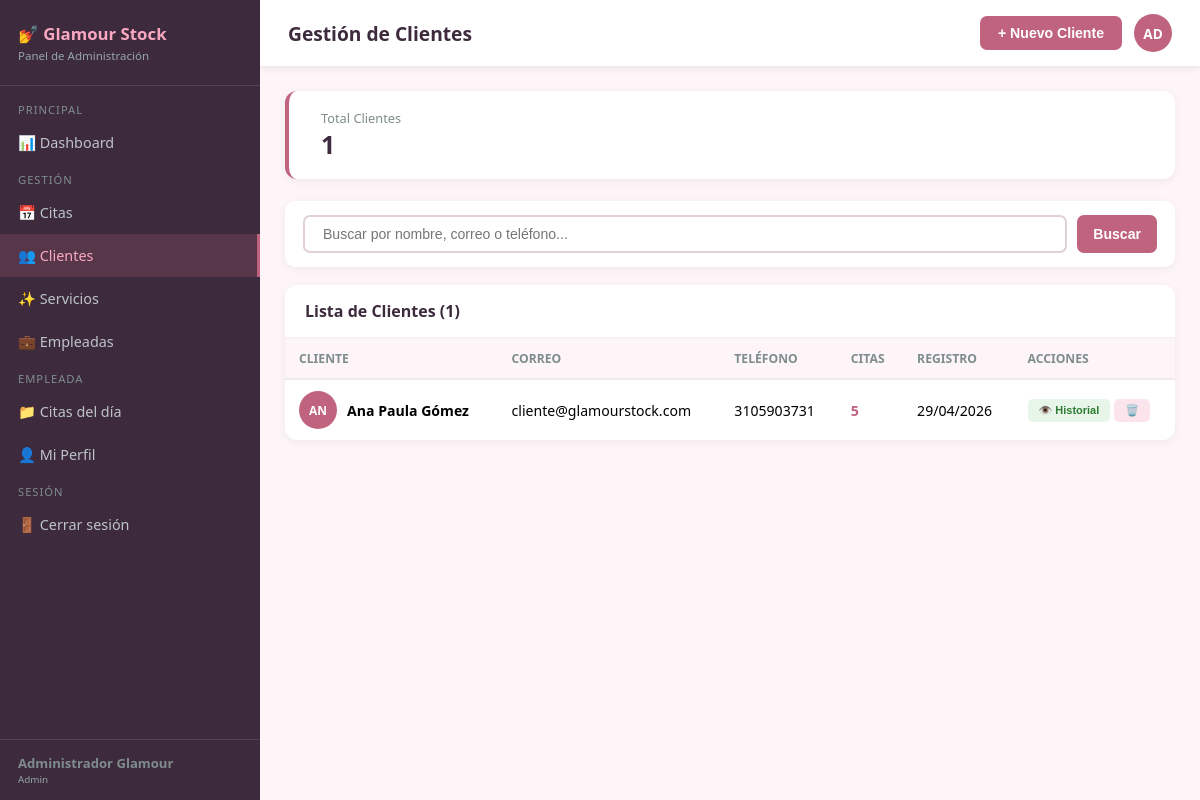
The page /index.php?controller=admin&action=clientes (signed in) on the database its author committed.
### tables this page shows
CREATE TABLE `usuarios` (
  `id`             int NOT NULL AUTO_INCREMENT,
  `nombre`         varchar(100) NOT NULL,
  `correo`         varchar(100) NOT NULL,
  `telefono`       varchar(20) DEFAULT NULL,
  `contraseña`     varchar(255) NOT NULL,
  `rol`            enum('admin','empleado','cliente') NOT NULL DEFAULT 'cliente',
  `activo`         tinyint(1) NOT NULL DEFAULT '1',
  `fecha_registro` timestamp NOT NULL DEFAULT CURRENT_TIMESTAMP,
  PRIMARY KEY (`id`),
  UNIQUE KEY `correo` (`correo`)
);

### controllers/AdminController.php (called while the page is built, shortened)
<?php
require_once __DIR__ . '/../includes/Auth.php';
require_once __DIR__ . '/../models/ClienteModel.php';
class AdminController {
    public function clientes() {
        $usuario   = Auth::usuarioActual();
        $cm        = new ClienteModel();
        $busqueda  = trim($_GET['buscar'] ?? '');
        $clientes  = $cm->buscar($busqueda);
        $total     = $cm->total();
        require_once __DIR__ . '/../views/admin/clientes.php';
    }
}

### includes/Auth.php (called while the page is built, shortened)
<?php
require_once __DIR__ . '/../config/db.php';
class Auth {
    public static function usuarioActual(): array {
        return $_SESSION['gs_user'] ?? [];
    }
}

### config/db.php (called while the page is built, shortened)
<?php
class Database {
    private static $instance = null;
    private $conn;
    private function __construct() {
        try {
            $dsn = "mysql:host=" . DB_HOST . ";dbname=" . DB_NAME . ";charset=" . DB_CHARSET;
            $options = [
                PDO::ATTR_ERRMODE            => PDO::ERRMODE_EXCEPTION,
                PDO::ATTR_DEFAULT_FETCH_MODE => PDO::FETCH_ASSOC,
                PDO::ATTR_EMULATE_PREPARES   => false,
            ];
            $this->conn = new PDO($dsn, DB_USER, DB_PASS, $options);
        } catch (PDOException $e) {
            error_log("Error de conexión: " . $e->getMessage());
            die("Error de conexión a la base de datos.");
        }
    }
    public static function getInstance() {
        if (self::$instance === null) {
            self::$instance = new self();
        }
        return self::$instance;
    }
    public function getConnection() {
        return $this->conn;
    }
}
function getDB() {
    return Database::getInstance()->getConnection();
}

### models/ClienteModel.php (called while the page is built, shortened)
<?php
require_once __DIR__ . '/../config/db.php';
class ClienteModel {
    private $db;
    public function __construct() {
        $this->db = getDB();
    }
    public function buscar($busqueda = '') {
        $sql    = "SELECT u.*, (SELECT COUNT(*) FROM citas c WHERE c.usuario_id=u.id) as total_citas
                   FROM usuarios u WHERE u.rol='cliente' AND u.activo=1";
        $params = [];
        $sql .= " ORDER BY u.nombre";
        $stmt = $this->db->prepare($sql);
        $stmt->execute($params);
        return $stmt->fetchAll();
    }
    public function total() {
        return $this->db->query("SELECT COUNT(*) FROM usuarios WHERE rol='cliente' AND activo=1")->fetchColumn();
    }
}

### views/admin/clientes.php (the view, shortened to what this page needs)
<!DOCTYPE html>
<html lang="es">
<head>
<link rel="stylesheet" href="public/css/main.css">
</head>
<body>
<?php require_once __DIR__ . '/../_menu.php'; ?>
<div class="main">
  <div class="topbar">
    <div class="topbar-title"> Gestión de Clientes</div>
    <?php if($usuario['rol']==='admin'): ?>
    <div class="topbar-right">
      <button class="btn-primary" onclick="abrirModal()">+ Nuevo Cliente</button>
      <div class="avatar"><?= strtoupper(substr($usuario['nombre'],0,2)) ?></div>
    </div>
    <?php endif; ?>
  </div>
  <div class="content">
    <div class="kpis">
      <div class="kpi pink"><div class="kpi-icon"></div><div><div class="kpi-label">Total Clientes</div><div class="kpi-value"><?= $total ?></div></div></div>
    </div>
    <form method="GET">
      <div class="filter-bar">
        <input type="text" name="buscar" placeholder=" Buscar por nombre, correo o teléfono..." value="<?= htmlspecialchars($busqueda) ?>" style="flex:1">
        <button type="submit">Buscar</button>
      </div>
    </form>
    <div class="panel">
      <div class="panel-header"><div class="panel-title">Lista de Clientes (<?= count($clientes) ?>)</div></div>
      <?php if (empty($clientes)): ?>
      <div class="empty"><div style="font-size:3em"></div><p style="margin-top:12px">No hay clientes</p></div>
      <?php else: ?>
      <div style="overflow-x:auto"><table>
        <thead><tr><th>Cliente</th><th>Correo</th><th>Teléfono</th><th>Citas</th><th>Registro</th><th>Acciones</th></tr></thead>
        <tbody>
        <?php foreach($clientes as $cl): ?>
        <tr>
          <td>
            <div style="display:flex;align-items:center;gap:10px">
              <div class="avatar" style="background:var(--primary)"><?= strtoupper(substr($cl['nombre'],0,2)) ?></div>
              <div style="font-weight:600"><?= htmlspecialchars($cl['nombre']) ?></div>
            </div>
          </td>
          <td><?= htmlspecialchars($cl['correo']) ?></td>
          <td><?= htmlspecialchars($cl['telefono']??'—') ?></td>
          <td><span style="font-weight:700;color:var(--primary)"><?= $cl['total_citas'] ?></span></td>
          <td><?= date('d/m/Y', strtotime($cl['fecha_registro'])) ?></td>
          <td>
            <div style="display:flex;gap:4px">
              <button class="btn-accion btn-ver" onclick="verHistorial(<?= $cl['id'] ?>,'<?= htmlspecialchars(addslashes($cl['nombre'])) ?>')">👁️ Historial</button>
              <?php if($usuario['rol']==='admin'): ?>
              <button class="btn-accion btn-eliminar" onclick="eliminarCliente(<?= $cl['id'] ?>,'<?= htmlspecialchars(addslashes($cl['nombre'])) ?>')">🗑️</button>
              <?php endif; ?>
            </div>
          </td>
        </tr>
        <?php endforeach; ?>
        </tbody>
      </table></div>
      <?php endif; ?>
    </div>
  </div>
</div>
</body>
</html>

### public/css/main.css (style rules this page uses)
*, *::before, *::after { margin:0; padding:0; box-sizing:border-box }
:root { --primary:#c0637e; --primary-dark:#a5506a; --secondary:#3d2b3d; --accent:#f9a8c0; --danger:#e74c3c; --warning:#f39c12; --info:#2980b9; --success:#27ae60; --sidebar-w:260px; --bg:#fdf5f8; }
body { font-family:'Segoe UI',system-ui,sans-serif; background:var(--bg); display:flex; min-height:100vh }
.main { margin-left:var(--sidebar-w); flex:1; display:flex; flex-direction:column; min-width:0 }
.topbar { background:white; padding:14px 28px; display:flex; justify-content:space-between; align-items:center; box-shadow:0 2px 8px rgba(0,0,0,.08); position:sticky; top:0; z-index:100 }
.topbar-title { font-size:1.2em; font-weight:700; color:var(--secondary) }
.topbar-right { display:flex; align-items:center; gap:12px }
.avatar { width:38px; height:38px; border-radius:50%; background:var(--primary); color:white; display:flex; align-items:center; justify-content:center; font-weight:700; font-size:.85em }
.content { padding:25px; flex:1 }
.kpis { display:grid; grid-template-columns:repeat(auto-fit,minmax(190px,1fr)); gap:16px; margin-bottom:22px }
.kpi { background:white; border-radius:12px; padding:18px; box-shadow:0 2px 8px rgba(0,0,0,.06); display:flex; align-items:center; gap:14px; border-left:4px solid transparent }
.kpi.pink { border-color:var(--primary) }
.kpi-label { font-size:.8em; color:#7f8c8d }
.kpi-value { font-size:1.55em; font-weight:700; color:var(--secondary) }
.panel { background:white; border-radius:12px; box-shadow:0 2px 8px rgba(0,0,0,.06); overflow:hidden; margin-bottom:20px }
.panel-header { padding:15px 20px; border-bottom:2px solid #f9f0f3; display:flex; justify-content:space-between; align-items:center }
.panel-title { font-size:1em; font-weight:700; color:var(--secondary) }
table { width:100%; border-collapse:collapse }
th { text-align:left; padding:11px 14px; font-size:.76em; text-transform:uppercase; color:#7f8c8d; background:#fdf5f8; border-bottom:2px solid #f0e8ec }
td { padding:11px 14px; border-bottom:1px solid #f8f0f4; font-size:.88em; vertical-align:middle }
tr:last-child td { border:0 }
.filter-bar { background:white; border-radius:10px; padding:14px 18px; margin-bottom:18px; display:flex; gap:10px; box-shadow:0 2px 8px rgba(0,0,0,.06); flex-wrap:wrap }
.filter-bar input,.filter-bar select { padding:9px 14px; border:2px solid #e0d0d8; border-radius:7px; font-size:.88em; outline:none; background:white }
.filter-bar button { padding:9px 16px; background:var(--primary); color:white; border:none; border-radius:7px; font-size:.88em; font-weight:600; cursor:pointer }
.btn-accion { padding:5px 11px; border-radius:5px; font-size:.78em; font-weight:600; border:none; cursor:pointer; transition:all .2s }
.btn-eliminar { background:#fce4ec; color:#c62828 }
.btn-ver { background:#e8f5e9; color:#2e7d32 }
.btn-primary { padding:9px 18px; background:var(--primary); color:white; border:none; border-radius:7px; font-weight:700; font-size:.88em; cursor:pointer }

### views/_menu.php (style rules this page uses)
:root { --primary:#c0637e; --primary-dark:#a5506a; --secondary:#3d2b3d; --accent:#f9a8c0;--sidebar-w:260px }
.main { margin-left:var(--sidebar-w) }

### rows shown on the page
usuarios: nombre "AN", nombre "Ana Paula Gómez", correo "cliente@glamourstock.com", telefono "3105903731", total_citas "5", fecha_registro "29/04/2026"

### other values the page prints
$usuario['nombre'] "Administrador Glamour"
$usuario['rol'] "Admin"
substr($usuario['nombre'],0,2) "AD"
$total "1"
count($clientes) "1"
